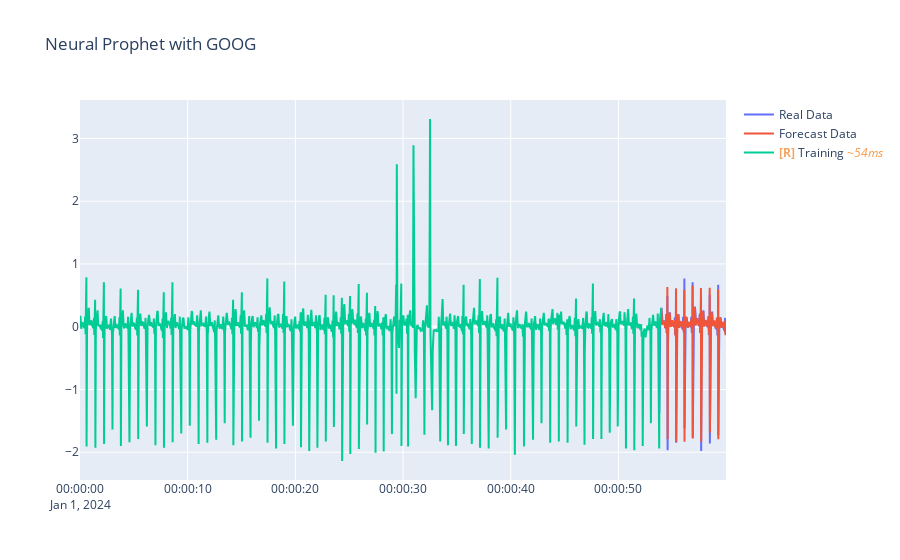

Here is the notebook cell this chart was saved with:
### Code cell
fig = go.Figure()
fig.update_layout(title="Neural Prophet with GOOG")
fig.add_trace(go.Scatter(x=df_test['ds'], y=df_test['y'], mode='lines', name='Real Data'))
fig.add_trace(go.Scatter(x=forecast['ds'], y=forecast['yhat1'], mode='lines', name='Forecast Data'))
fig.add_trace(go.Scatter(x=df_train['ds'], y=df_train['y'], mode='lines', name='Training'))
fig.show()

### Figure 1 — Plotly figure (JSON) as saved in the notebook; plotly's stock layout.template omitted (floating-point values rounded to 4 significant figures; data arrays with more than 128 entries replaced by an {"elided": "..."} marker saying what was removed)
{"data": [{"mode": "lines", "name": "Real Data", "type": "scatter", "uid": "3452250e-b5b5-4d38-a0c0-e7b722dbb222", "x": {"elided": "794 str values"}, "y": {"elided": "794 float values"}}, {"mode": "lines", "name": "Forecast Data", "type": "scatter", "uid": "c4176ad3-b200-427c-a4e5-af9053bad28b", "x": {"elided": "794 str values"}, "y": {"elided": "794 float values"}}, {"mode": "lines", "name": "<b style=\"color:sandybrown\">[R]</b> Training <i style=\"color:#fc9944\">~54ms</i>", "type": "scatter", "uid": "a1a5942f-2a66-4a8f-bcca-8fb394b29975", "x": {"elided": "1000 str values"}, "y": {"elided": "1000 float values"}}], "layout": {"title": {"text": "Neural Prophet with GOOG"}}}
